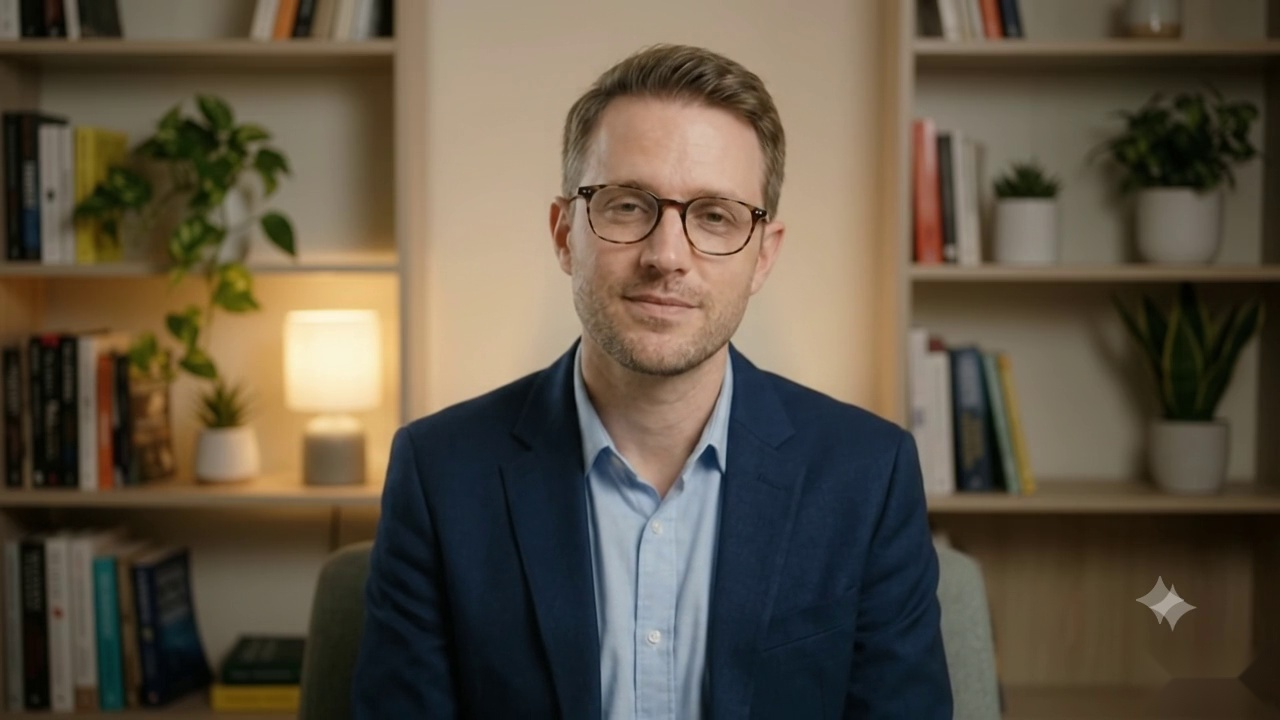
#> input picture frontend/assets/interviewers/arthur.jpg, 1280 x 720 px, given in place of kabir.jpg, which was not available
$ python find_face.py
#> lines starting #> are read from the running program, lines starting #| are printed output that depends on the picture; pictures that were not available may be replaced by others from this repository, and a replacement may not be noted
from PIL import Image
import numpy as np

interviewers = ['kabir', 'payal', 'charlotte', 'john', 'sarah', 'kenji']

for name in interviewers:
    im = Image.open(f'frontend/assets/interviewers/{name}.jpg').convert('RGB')
#> im is the input picture: PIL image 1280x720 RGB; mean R, G, B 95.5, 84.9, 68.7
    arr = np.array(im, dtype=np.float32)
    h, w, _ = arr.shape
#> h = 720; w = 1280

    # Analyze central face column
    cx = w // 2
#> cx = 640
    x_min, x_max = int(cx - w * 0.08), int(cx + w * 0.08)
#> x_min = 537; x_max = 742
    y_min, y_max = int(h * 0.25), int(h * 0.70)
#> y_min = 180; y_max = 503

    crop = arr[y_min:y_max, x_min:x_max]
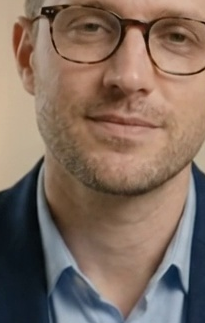
#> crop: shape (323, 205, 3) float32; mean R, G, B 128.9, 108.5, 95.6

    # Red chrominance (lips usually stand out with R - (G+B)/2)
    redness = crop[:, :, 0] - (crop[:, :, 1] + crop[:, :, 2]) / 2.0
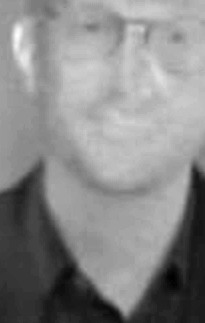
#> redness: shape (323, 205) float32; min -39.5, max 84.5, mean 26.9; drawn with min black and max white

    # Find row with maximum redness in lower half (mouth)
    lower_half_offset = int(crop.shape[0] * 0.40)
#> lower_half_offset = 129
    mouth_row = np.argmax(np.mean(redness[lower_half_offset:], axis=1)) + lower_half_offset + y_min
#> mouth_row = 309

    # Eye line is in upper region where darkness of pupils/eyeballs/brows is present
    luminance = np.mean(crop[:lower_half_offset], axis=(1, 2))
#> luminance = 129 values, max 149.5 at index 0, min 81.07 at index 25, mean 123.5
    eye_row = np.argmin(luminance) + y_min
#> eye_row = 205

    print(f"{name}: mouth_y={mouth_row} ({mouth_row/h:.3f}), eye_y={eye_row} ({eye_row/h:.3f}), center_x={cx}")
#| kabir: mouth_y=309 (0.429), eye_y=205 (0.285), center_x=640
#> pass 2 of the loop `for name in interviewers:`:
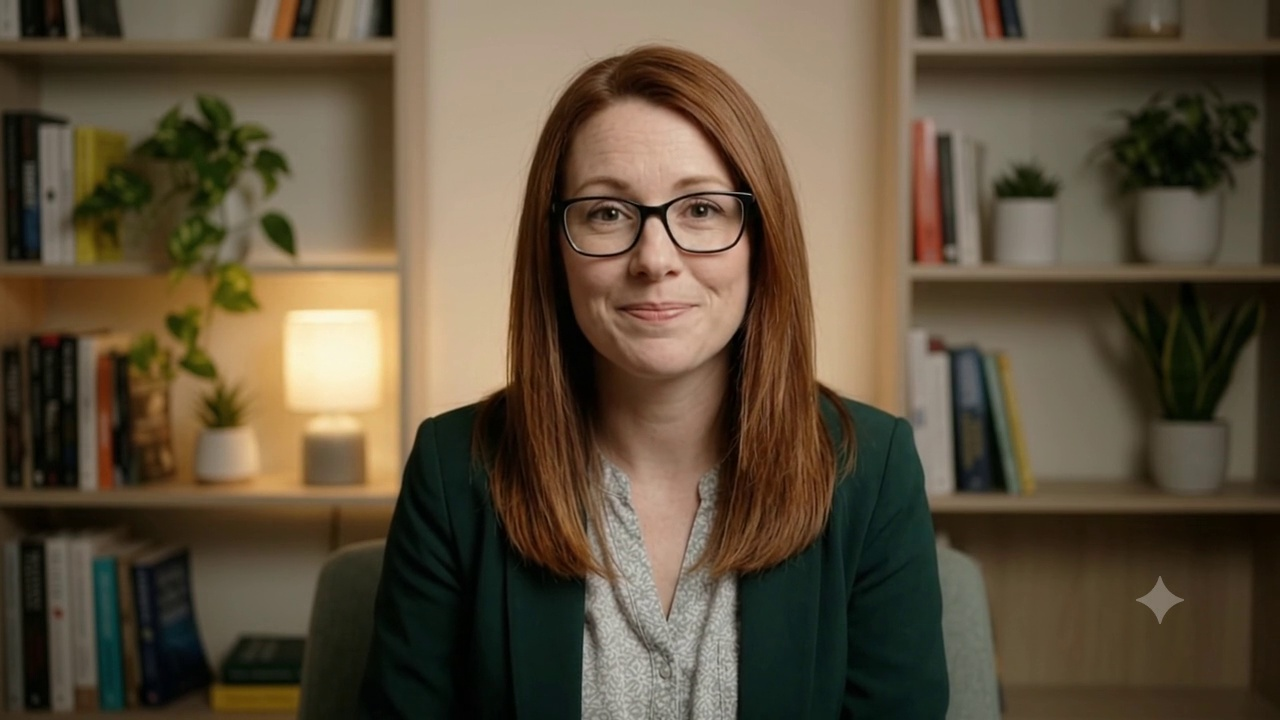
#> input picture frontend/assets/interviewers/charlotte.jpg, 1280 x 720 px, given in place of payal.jpg, which was not available
#> im is the input picture: PIL image 1280x720 RGB; mean R, G, B 93.9, 80.3, 60.1
#> `crop = arr[y_min:y_max, x_min:x_max]`:
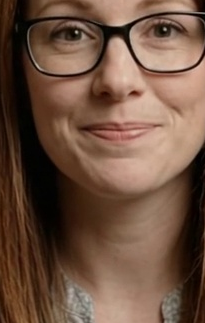
#> crop: shape (323, 205, 3) float32; mean R, G, B 110.5, 81.5, 64.5
#> `redness = crop[:, :, 0] - (crop[:, :, 1] + crop[:, :, 2]) / 2.0`:
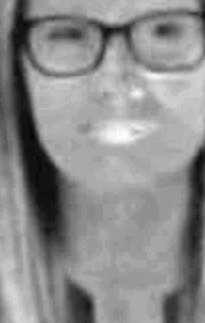
#> redness: shape (323, 205) float32; min -4.5, max 72, mean 37.5; drawn with min black and max white
#> mouth_row = 314
#> luminance = 129 values, max 124.4 at index 62, min 48.84 at index 29, mean 97.96
#> eye_row = 209
#| payal: mouth_y=314 (0.436), eye_y=209 (0.290), center_x=640
#> (the run stopped early here; a loop or call above may not have finished)
